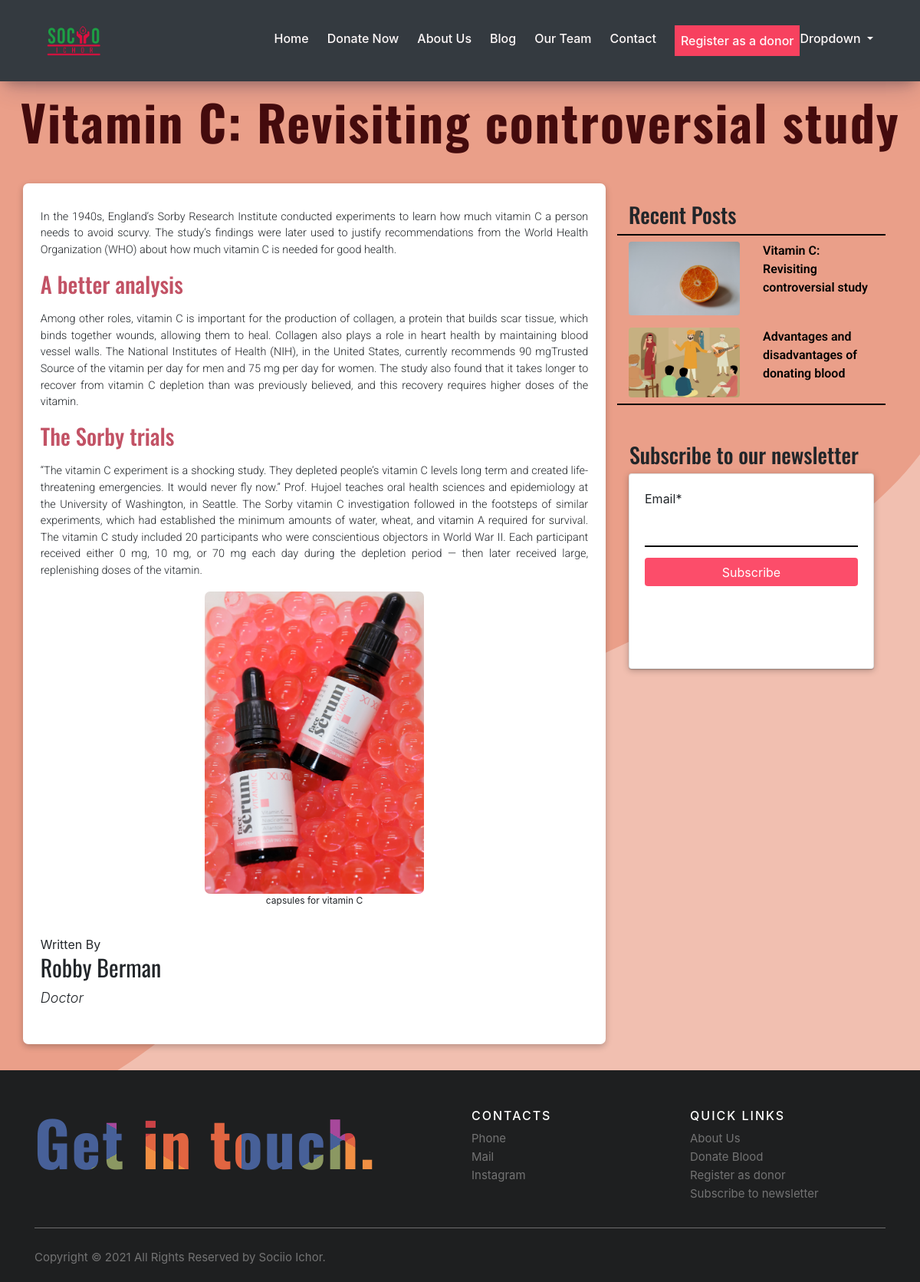
The page /blog/vitamin-c/ on the database its author committed.
### blog/models.py (models this page shows, shortened)
class Blog(models.Model):
    title = models.CharField(max_length=250, blank=False)
    introduction = models.TextField(default='')
    author = models.CharField(default=None, max_length=100)
    author_designation = models.TextField(default=None, max_length=100)
    about_author = models.TextField(blank=True)
    publish_date=models.DateTimeField(blank=True, null=True)
    tags = TaggableManager()
    slug = models.SlugField(unique=True, max_length=100)
    status = models.IntegerField(choices=STATUS, default=0)
    image_main = models.FileField(upload_to=upload_location_main, blank=False, null=True)

class BlogContent(models.Model):
    section = models.ForeignKey(Blog, default=None , on_delete=models.CASCADE)
    subheading = models.CharField(max_length=250)
    content = models.TextField(default=None)
    images = models.ImageField(upload_to=upload_here, blank=True, default=None)
    caption_image = models.CharField(max_length=255, default='', blank=True)

### blog/views.py (the view)
# urls.py: path('blog/<slug:slug>/', views.detail_view, name='blog-detail')
def detail_view(request,slug):
    section = get_object_or_404(Blog, slug=slug)
    content = BlogContent.objects.filter(section=section)
    post = Blog.objects.filter(status=STATUS_PUBLISH).order_by('-publish_date')[0:5]
    if request.method == 'POST':
        form = SubscibersForm(request.POST)
        if form.is_valid():
            form.save()
            messages.success(request, 'Subscription Successful')
            return redirect('blog:blog-detail', slug=slug)
    else:
        form = SubscibersForm()
    return render(request, 'blog/detail.html', {'content':content, 'section':section, 'post':post, 'form':form,})

### newsletter/forms.py
class SubscibersForm(forms.ModelForm):
    class Meta:
        model = Subscribers
        fields = ['email', ]

### blog/templates/blog/detail.html (shortened to what this page needs)
{% extends 'home/base.html' %}
{% load crispy_forms_tags %}
{% load static %}
{% block head %}
<link rel="stylesheet" href="https://cdn.jsdelivr.net/npm/bootstrap@4.5.3/dist/css/bootstrap.min.css">
{% endblock head %}
{% block content %}
<h1 class="title" >
    {{ section.title }}
</h1>
<div class="container">
    <div class="row">
<div class="container col-lg-8 blog-container" style="margin-top: 3%; margin-bottom: 3%;">
    <p class="lead content-text"><span>{{section.introduction}}</span></p>
    {% for s in content %}
        <h2 class="subheading-text">{{ s.subheading }}</h2>
        <p class="lead content-text">{{ s.content }}</p>
        <div class="images">
          {% if s.images %}
          <img src="{{ s.images.url }}" class="blog-image-content" alt="{{ s.caption_image}}">
          <figcaption class="caption-image text-center">{{ s.caption_image }}</figcaption>
          {% endif %}
        </div>
    {% endfor %}
    <div class="author-area">
        Written By
        <h2 class="author-text">{{ section.author }}</h2>
        <span class="designation-text">{{ section.author_designation }}</span>
        <br><br>
    </div>
        </div>
        <div class="col-lg-4" style="margin-top: 3%;">
            <br>
            <div class="container">
                <h3 style="font-family: Oswald;">Recent Posts</h3>
                <div class="row" style="border-top: 2px solid black;border-bottom: 2px solid black;">
                  {% for p in post  %}
                  <div class="col-6 my-2">
                      <a  class="blog-link" href="{% url 'blog:blog-detail' p.slug %}">
                        <img src="{{ p.image_main.url }}" style="width: 100%; height: 100%; border-radius: 4px;">
                      </a>
                </div>
                <div class="col-6 my-2">
                    <a class="blog-link" href="{% url 'blog:blog-detail' p.slug %}"><span class="just-text">{{ p.title }}</span>
                    </a>
                </div>
                  {% endfor %}
                </div>
            </div>
            <div class="newsletter my-5">
                <h3 class="mx-3" style="font-family: Oswald;">Subscribe to our newsletter</h3>
                        <div class="col-md-12">
                            <div class="card">
                                <div class="card-body">
                                    <form method="POST" class="form-group">
                                        {{ form|crispy }}
                                        <input class="btn btn-info btn-block" type="submit" value="Subscribe">
                                    </form>
                                </div>
                    </div>
                </div>
            </div>
        </div>
    </div>
</div>
{% endblock content %}

### home/static/home/base-style.css (style rules this page uses)
body { font-family: 'Poppins', sans-serif; font-size: 16px; line-height: 24px; font-weight: 400; width: 100%; color: #212112; background-color: #cc5577; background-size: cover; background-attachment: fixed; overflow-x: hidden !important; transition: all 200ms linear; }
h1 { font-size: 48px; line-height: 1.2; font-weight: 700; color: #212112; text-align: center; }
p { text-align: left; margin: 0; padding-top: 10px; opacity: 1; transform: translate(0); transition: all 300ms linear; transition-delay: 1700ms; }
.card { border: 0; box-shadow: rgba(0, 0, 0, 0.25) 0px 0.0625em 0.0625em, rgba(0, 0, 0, 0.25) 0px 0.125em 0.5em, rgba(255, 255, 255, 0.1) 0px 0px 0px 1px inset; }
.card { position: relative; display: flex; flex-direction: column; min-width: 0; word-wrap: break-word; background-color: #ffffff; background-clip: border-box; border: 1px solid #e6e4e9; border-radius: 8px; min-height: 255px; }

### blog/templates/blog/detail.html (style rules this page uses)
input { padding: 3%; margin-bottom: 5%; width: 100%; }
.title { font-family:Oswald; font-size: 4rem; letter-spacing: 2px; font-weight: 700; color: #440b0d; margin-top: 10%; }
.blog-container { background-color: white; padding: 2%; border-radius: 7px; text-align: justify; box-shadow: rgba(0, 0, 0, 0.24) 0px 3px 8px; }
.blog-image-content { margin-left: auto; margin-right: auto; display: block; width: 40%; border-radius: 7px; }
.blog-container p { text-align: justify; }
.caption-image { font-size: 12px; }
.author-text { font-size: 30px; font-weight: 400; font-family: Oswald; }
.designation-text { font-size: 18px; font-weight: 350; font-style: italic; }
.content-text { font-family:Roboto; font-size: 90%; }
.subheading-text { font-size: 180%; font-family: Oswald; color: rgb(194, 82, 101); }
.author-area { margin-top: 5%; border-radius: 7px; }
.just-text { font-family: Roboto; }
.blog-link { text-decoration: none; color: black; font-weight: 600; }
.btn-info { background-color: rgb(252, 77, 106); border-color: transparent; border-bottom: none !important; }
input { border-bottom: 2px solid black !important; border-top: none; border-left: none; border-right: none; }

### rows shown on the page
Blog: title "Vitamin C: Revisiting controversial study", introduction "In the 1940s, England’s Sorby Research Institute conducted experiments to learn how much vitamin C a person needs to avoid scurvy. The study’s findings were later used to justify recommendations from the World Health Organization (WHO) about how much vitamin C is needed for good health.", author "Robby Berman", author_designation "Doctor", image_main (picture)
BlogContent: subheading "A better analysis", content "Among other roles, vitamin C is important for the production of collagen, a protein that builds scar tissue, which binds together wounds, allowing them to heal. Collagen also plays a role in heart health by maintaining blood vessel walls. The National Institutes of Health (NIH), in the United States, currently recommends 90 mgTrusted Source of the vitamin per day for men and 75 mg per day for women. The study also found that it takes longer to recover from vitamin C depletion than was previously believed, and this recovery requires higher doses of the vitamin."
BlogContent: subheading "The Sorby trials", content "“The vitamin C experiment is a shocking study. They depleted people’s vitamin C levels long term and created life-threatening emergencies. It would never fly now.” Prof. Hujoel teaches oral health sciences and epidemiology at the University of Washington, in Seattle. The Sorby vitamin C investigation followed in the footsteps of similar experiments, which had established the minimum amounts of water, wheat, and vitamin A required for survival. The vitamin C study included 20 participants who were conscientious objectors in World War II. Each participant received either 0 mg, 10 mg, or 70 mg each day during the depletion period — then later received large, replenishing doses of the vitamin.", images (picture), caption_image "capsules for vitamin C"
Blog: image_main (picture), title "Advantages and disadvantages of donating blood"
